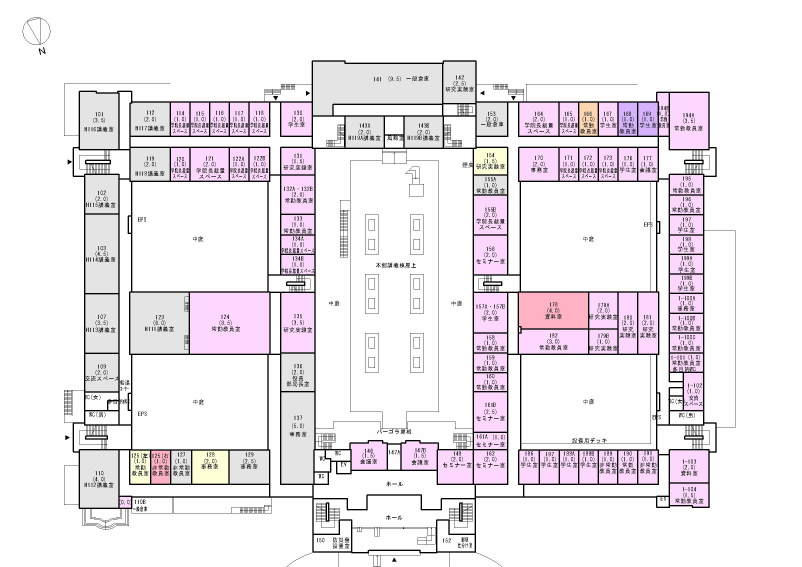
#> input picture heat_map/1f_all.jpg, 2404 x 1700 px (shown at 1/3 size)
$ python main.py
#> lines starting #> are read from the running program, lines starting #| are printed output that depends on the picture; after the words box and inside, x2 and y2 are one past the last pixel; in counts of white or black regions, pixels touching at a corner belong together
### heat_map/colormap.py

import numpy as np
import cv2
from enum import Enum

class Region:
    Hbf00 = [296,364]
    Hbf01 = [158,368]
    Hbf02 = [448,368]
    Hbf03 = [94,302]
    Hbf04 = [94,156]
    Hbf05 = [206,302]
    Hbf06 = [206,156]
    Hbf07 = [385,302]
    Hbf08 = [385,156]
    Hbf09 = [496,302]
    Hbf10 = [496,156]
    Hbf11 = [160,106]
    Hbf12 = [434,106]

    H1f00 = [296,364]
    H1f01 = [158,368]
    H1f02 = [448,368]
    H1f03 = [94,302]
    H1f04 = [94,156]
    H1f05 = [206,302]
    H1f06 = [206,156]
    H1f07 = [385,302]
    H1f08 = [385,156]
    H1f09 = [496,302]
    H1f10 = [496,156]
    H1f11 = [160,106]
    H1f12 = [434,106]

    H2f00 = [296,364]
    H2f01 = [158,368]
    H2f02 = [448,368]
    H2f03 = [94,302]
    H2f04 = [94,156]
    H2f05 = [206,302]

class Heatmapimage :

    def __init__(self,map_image1,map_image2, quality = 1):
#> called with map_image1 = '1f_all.jpg', map_image2 = '1f_all.png', quality = 5
        self.original_map = cv2.imread(map_image1)
#> self.original_map is the input picture: shape (1700, 2404, 3); mean B, G, R 236, 231.6, 236.5
        self.original_map_cut = cv2.imread(map_image2,-1)
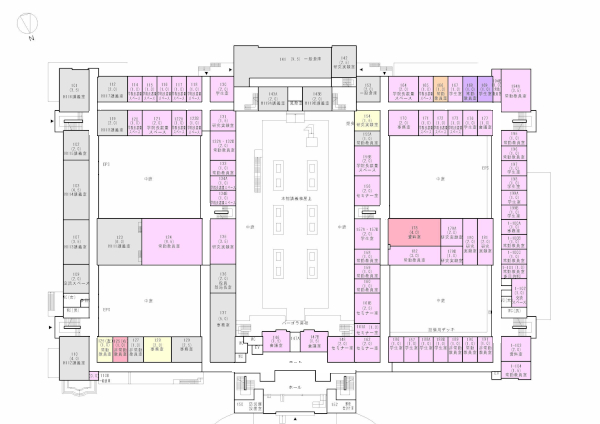
#> input picture heat_map/1f_all.png, 600 x 424 px
#> self.original_map_cut is the input picture: shape (424, 600, 4); mean B, G, R, A 242.2, 237.8, 242.7, 239.3
        self.resize_scale = quality
        self.image_size = list(self.original_map.shape[0:2])
#> self.image_size = [1700, 2404]
        self.colormap_size = [int(x / quality) for x in self.image_size]
#> self.colormap_size = [340, 480]
        self.color_weight = np.zeros(self.colormap_size+[1,], np.uint16)
        self.blank_image = np.zeros(self.image_size+[1,], np.uint8)

    def __gaussian_2d(self,x,y):
        x_c = np.array([x, y]) - self.mu
        return np.exp(- x_c.dot(self.inv_sigma).dot(x_c[np.newaxis, :].T) / 2.0) / (2*np.pi*np.sqrt(self.det))

    # [20 lines left out: functions __gaussian_2d_matrix, add_gaussian, not called in this run]

    def add_circle(self,pos,shape,darkness):
        self.blank_image = cv2.ellipse(self.blank_image,((pos[0],pos[1]),(shape[0],shape[1]),360),(darkness,darkness,darkness), -1)

    # [34 lines left out: functions export_heatmap, __get_gradation_2d, __get_gradation_3d, export_heatmap_with_colorbar, not called in this run]

    def export_heatmap_with_colorbar_overlay(self,color_type,blur=10):
#> called with color_type = 2, blur = 15
        color_map = cv2.applyColorMap(self.blank_image, color_type)
        color_map = cv2.blur(color_map,(blur,blur))
        # blended = cv2.addWeighted(self.original_map, 1 - alpha, color_map, alpha, 0)

        mask = self.original_map_cut[:,:,3]  # アルファチャンネルだけ抜き出す。
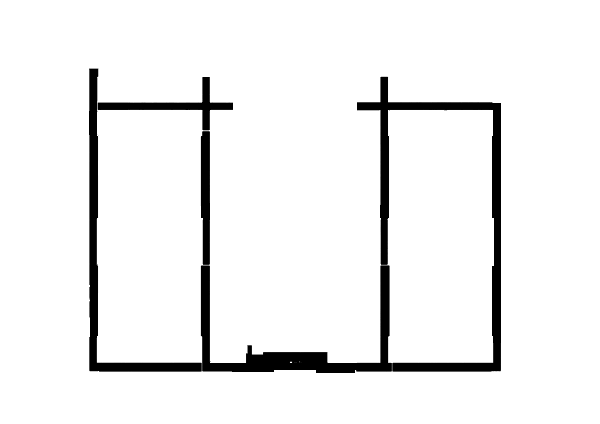
#> mask: shape (424, 600); min 0, max 255, mean 239.3
        mask = np.dstack([mask,mask,mask])
#> mask: shape (424, 600, 3)
        self.original_map_cut = self.original_map_cut[:,:,:3]  # アルファチャンネルは取り出しちゃったのでもういらない
#> self.original_map_cut: shape (424, 600, 3)

        mask = mask/255
        mask = mask.astype(np.uint8)
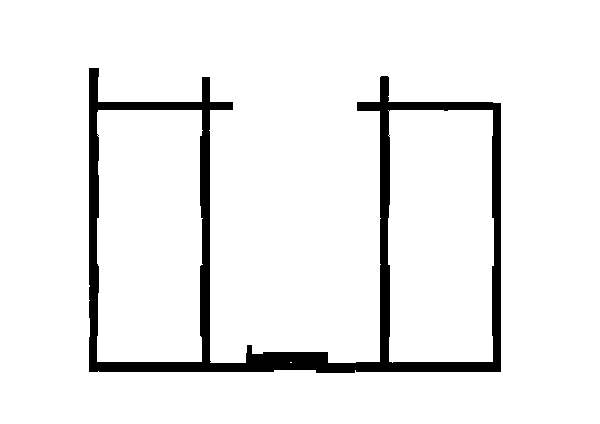
#> mask: shape (424, 600, 3); values 0 (black) and 1 (white), 93.3% white; 1 black region, box (x1, y1, x2, y2) and area: (89, 68, 501, 373) 16937
#> (the run stopped early here; a loop or call above may not have finished)
